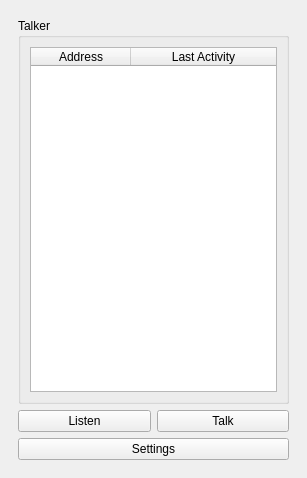
<?xml version="1.0" encoding="UTF-8"?>
<ui version="4.0">
 <class>MainWindow</class>
 <widget class="QMainWindow" name="MainWindow">
  <property name="geometry">
   <rect>
    <x>0</x>
    <y>0</y>
    <width>307</width>
    <height>478</height>
   </rect>
  </property>
  <property name="windowTitle">
   <string>MainWindow</string>
  </property>
  <widget class="QWidget" name="centralwidget">
   <layout class="QVBoxLayout" name="verticalLayout">
    <item>
     <widget class="QStackedWidget" name="stackedWidget">
      <property name="currentIndex">
       <number>0</number>
      </property>
      <widget class="QWidget" name="pageMain">
       <layout class="QVBoxLayout" name="verticalLayout_6">
        <item>
         <widget class="QGroupBox" name="groupBox_3">
          <property name="title">
           <string>Talker</string>
          </property>
          <layout class="QVBoxLayout" name="verticalLayout_5">
           <item>
            <widget class="QTableWidget" name="tableTalkers">
             <attribute name="horizontalHeaderStretchLastSection">
              <bool>true</bool>
             </attribute>
             <attribute name="verticalHeaderVisible">
              <bool>false</bool>
             </attribute>
             <column>
              <property name="text">
               <string>Address</string>
              </property>
             </column>
             <column>
              <property name="text">
               <string>Last Activity</string>
              </property>
             </column>
            </widget>
           </item>
          </layout>
         </widget>
        </item>
        <item>
         <layout class="QHBoxLayout" name="horizontalLayout">
          <item>
           <widget class="QPushButton" name="btnListen">
            <property name="text">
             <string>Listen</string>
            </property>
            <property name="checkable">
             <bool>true</bool>
            </property>
           </widget>
          </item>
          <item>
           <widget class="QPushButton" name="btnTalk">
            <property name="text">
             <string>Talk</string>
            </property>
            <property name="checkable">
             <bool>true</bool>
            </property>
           </widget>
          </item>
         </layout>
        </item>
        <item>
         <widget class="QPushButton" name="btnSettings">
          <property name="text">
           <string>Settings</string>
          </property>
         </widget>
        </item>
       </layout>
      </widget>
      <widget class="QWidget" name="pageSettings">
       <layout class="QVBoxLayout" name="verticalLayout_4">
        <item>
         <widget class="QGroupBox" name="groupBox">
          <property name="title">
           <string>Playback</string>
          </property>
          <layout class="QVBoxLayout" name="verticalLayout_2">
           <item>
            <widget class="QListWidget" name="listPlayback"/>
           </item>
           <item>
            <widget class="QPushButton" name="btnPlayback">
             <property name="text">
              <string>Set</string>
             </property>
            </widget>
           </item>
          </layout>
         </widget>
        </item>
        <item>
         <widget class="QGroupBox" name="groupBox_2">
          <property name="title">
           <string>Record</string>
          </property>
          <layout class="QVBoxLayout" name="verticalLayout_3">
           <item>
            <widget class="QListWidget" name="listRecord"/>
           </item>
           <item>
            <widget class="QPushButton" name="btnRecord">
             <property name="text">
              <string>Set</string>
             </property>
            </widget>
           </item>
          </layout>
         </widget>
        </item>
        <item>
         <widget class="QPushButton" name="btnOK">
          <property name="text">
           <string>OK</string>
          </property>
         </widget>
        </item>
       </layout>
      </widget>
     </widget>
    </item>
   </layout>
  </widget>
 </widget>
 <resources/>
 <connections/>
</ui>
